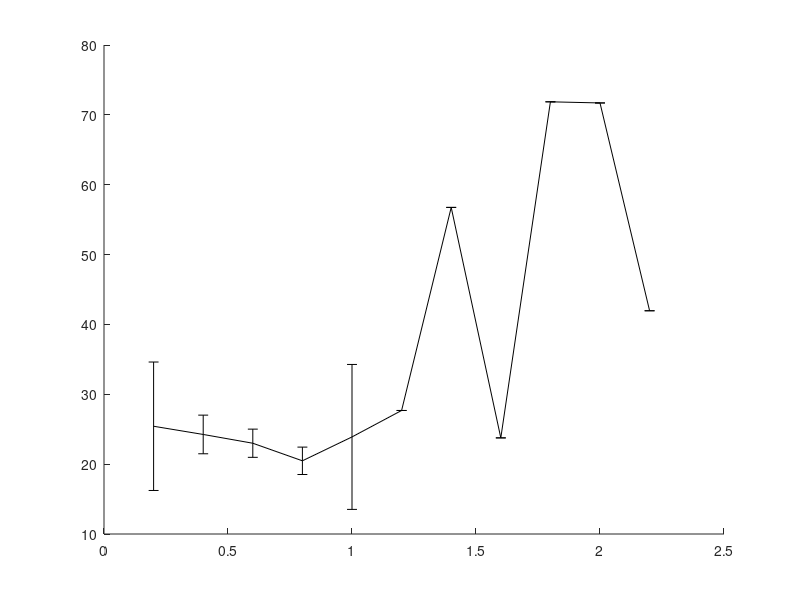

The MATLAB source for this figure: (Note: this script raises an error after producing the figure.)
% Performance comparison of the RSS with different planners.
% The experiment is in one scene with obstacles where the start and goal configurations
% are: Env. II
% 		c_start = {1.1, 1.1, 0, 1.24, -1.5708, 0, -0.79567, 0.60136, 0.43858, -0.74986, -1.0074, -0.092294};
% 		c_goal = {-1.1, 1.35, -0.2, -1, -1.9, 0, 0.80875, 0.72363, -0.47891, -1.0484, 0.73278, 1.7491};
% This while benchmarking the maximum step distance.
% With joint limits of the ABB robots.
% last updated: 09/28/17

clear all
clc

%%
planners = {'BiRRT','RRT','LazyRRT','SBL'};
plannerType = planners{1};
switch plannerType
    case 'BiRRT'
        D = load('Benchmark_BiRRT_SG_3poles_rB.txt'); D = D(D(:,2)==1,:);
    case 'RRT'
        D = load('Benchmark_RRT_SG_3poles_rB.txt'); D = D(D(:,2)==1,:);
    case 'LazyRRT'
    case 'SBL'
end

%% 
disp(['Results for ' plannerType ':']);

%%
rd = sort(unique(D(:,1)));
for i = 1:length(rd)
    M = D(D(:,1)==rd(i), 2:end);
    td(i) = mean(M(:,3));
    td_ste(i) = std(M(:,3))/sqrt(size(M,1));
end


%%
disp(' ');
[tdmin, id] = min(td);
% id = 3;
% tdmin = td(id);

%%
h = figure(1);
clf
errorbar(rd,td,td_ste,'-k','linewidth',2);
ylabel('mean runtime [sec]');
xlabel('max. local-connection distance');
% xlim([0 6]);
% xlim([min(rd) max(rd)]);

%% 
sS = rd(id);
tmin = tdmin;
D = D(D(:,1)==sS, 2:end);
verf = D(:,1)==1;
suc = D(:,2)==1;

disp('------------------------------------');
disp('RSS:');
disp(['Results of ' num2str(size(D,1)) ' queries.']);
disp(['Minimum avg. runtime is ' num2str(tmin) 'sec with d = ' num2str(sS) ]);
disp(['Percent of successful queries verified: ' num2str(sum(verf & suc)/sum(suc)*100) '%']);
disp(['Plan distance: ' num2str(D(1,2)) ]);
disp(['Avg. runtime: ' num2str(mean(D(:,3)))  ' +/- ' num2str(std(D(:,3))/sqrt(size(D,1))) ' sec ']);
disp(['Min. runtime: ' num2str(min(D(:,3))) ' msec ']);
disp(['Avg. nodes in path: ' num2str(floor(mean(D(:,9)))) ]);
disp(['Avg. nodes in trees: ' num2str(floor(mean(D(:,10)))) ]);
disp(['Avg. number of projections: ' num2str(floor(mean(D(:,4)))) ]);
disp(['Avg. local-connection time: ' num2str(mean(D(:,11)./D(:,12))*1e3)  ' +/- ' num2str(std(D(:,11)./D(:,12))/sqrt(size(D,1))*1e3) ' msec ']);
disp(['Avg. total local-connection time: ' num2str(mean(D(:,11))*1e3)  ' +/- ' num2str(std(D(:,11))/sqrt(size(D,1))*1e3) ' msec ']);
disp(['Avg. number of local connection checks: ' num2str(mean(D(:,12)))]);
disp(['Avg. collision check time: ' num2str(mean(D(:,7))*1e3) ' msec.']);
disp(['Percent of successful local connections: ' num2str(100*mean(D(:,13)./D(:,12)))]);

%%
%%
%%
td = D(:,3);
maxT = max(td);
T1 = linspace(0,maxT,5);
T1 = T1(2:end);
for i = 1:length(T1)
    sd = td < T1(i);
    md(i) = mean(td(sd));
    Md(i) = 1-sum(sd)/length(td);
end

%%
h = figure(2);
clf
plot(T1,Md*100,'-k','linewidth',2);
xlabel('maximum runtime [sec]');
ylabel('failure rate [%]');
xlim([0 max(T1)]);
title(plannerType);
